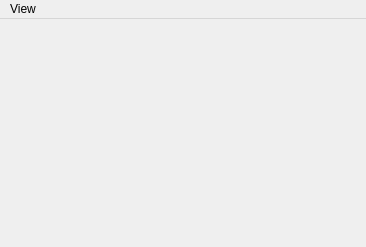
<?xml version="1.0" encoding="UTF-8"?>
<ui version="4.0">
 <class>MainWindow</class>
 <widget class="QMainWindow" name="MainWindow">
  <property name="geometry">
   <rect>
    <x>0</x>
    <y>0</y>
    <width>366</width>
    <height>247</height>
   </rect>
  </property>
  <property name="windowTitle">
   <string>MainWindow</string>
  </property>
  <widget class="QWidget" name="centralwidget"/>
  <widget class="QMenuBar" name="menubar">
   <property name="geometry">
    <rect>
     <x>0</x>
     <y>0</y>
     <width>366</width>
     <height>25</height>
    </rect>
   </property>
   <widget class="QMenu" name="menuView">
    <property name="title">
     <string>View</string>
    </property>
   </widget>
   <addaction name="menuView"/>
  </widget>
 </widget>
 <resources/>
 <connections/>
</ui>
